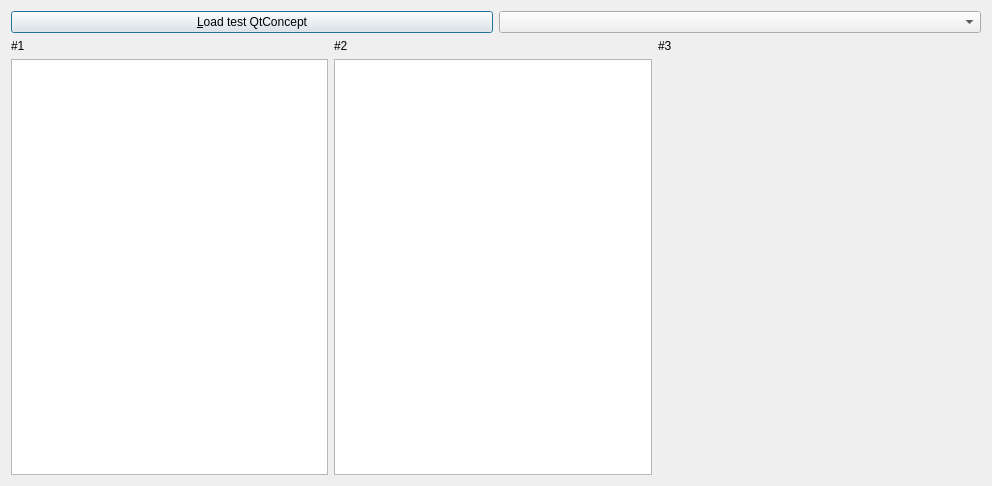
<?xml version="1.0" encoding="UTF-8"?>
<ui version="4.0">
 <class>QtConceptMapTestQtConceptDialog</class>
 <widget class="QDialog" name="QtConceptMapTestQtConceptDialog">
  <property name="geometry">
   <rect>
    <x>0</x>
    <y>0</y>
    <width>992</width>
    <height>486</height>
   </rect>
  </property>
  <property name="windowTitle">
   <string>Test Concept</string>
  </property>
  <layout class="QGridLayout" name="gridLayout">
   <item row="1" column="0">
    <widget class="QLabel" name="label_4">
     <property name="text">
      <string>#1</string>
     </property>
    </widget>
   </item>
   <item row="1" column="1">
    <widget class="QLabel" name="label_3">
     <property name="text">
      <string>#2</string>
     </property>
    </widget>
   </item>
   <item row="1" column="2">
    <widget class="QLabel" name="label_2">
     <property name="text">
      <string>#3</string>
     </property>
    </widget>
   </item>
   <item row="2" column="0">
    <widget class="ribi::QtKeyboardFriendlyGraphicsView" name="view_1">
     <property name="sizePolicy">
      <sizepolicy hsizetype="Expanding" vsizetype="Expanding">
       <horstretch>1</horstretch>
       <verstretch>0</verstretch>
      </sizepolicy>
     </property>
    </widget>
   </item>
   <item row="2" column="1">
    <widget class="ribi::QtKeyboardFriendlyGraphicsView" name="view_2">
     <property name="sizePolicy">
      <sizepolicy hsizetype="Expanding" vsizetype="Expanding">
       <horstretch>1</horstretch>
       <verstretch>0</verstretch>
      </sizepolicy>
     </property>
    </widget>
   </item>
   <item row="2" column="2">
    <widget class="ribi::cmap::QtConceptDialog" name="qtconceptdialog1" native="true">
     <property name="sizePolicy">
      <sizepolicy hsizetype="Preferred" vsizetype="Preferred">
       <horstretch>1</horstretch>
       <verstretch>0</verstretch>
      </sizepolicy>
     </property>
    </widget>
   </item>
   <item row="0" column="0" colspan="4">
    <layout class="QHBoxLayout" name="horizontalLayout">
     <item>
      <widget class="QPushButton" name="button_load">
       <property name="text">
        <string>&amp;Load test QtConcept</string>
       </property>
      </widget>
     </item>
     <item>
      <widget class="QComboBox" name="box_test_concept"/>
     </item>
    </layout>
   </item>
  </layout>
 </widget>
 <customwidgets>
  <customwidget>
   <class>ribi::QtKeyboardFriendlyGraphicsView</class>
   <extends>QGraphicsView</extends>
   <header>qtkeyboardfriendlygraphicsview.h</header>
  </customwidget>
  <customwidget>
   <class>ribi::cmap::QtConceptDialog</class>
   <extends>QWidget</extends>
   <header>qtconceptmapconceptdialog.h</header>
   <container>1</container>
  </customwidget>
 </customwidgets>
 <tabstops>
  <tabstop>view_2</tabstop>
 </tabstops>
 <resources/>
 <connections/>
</ui>
